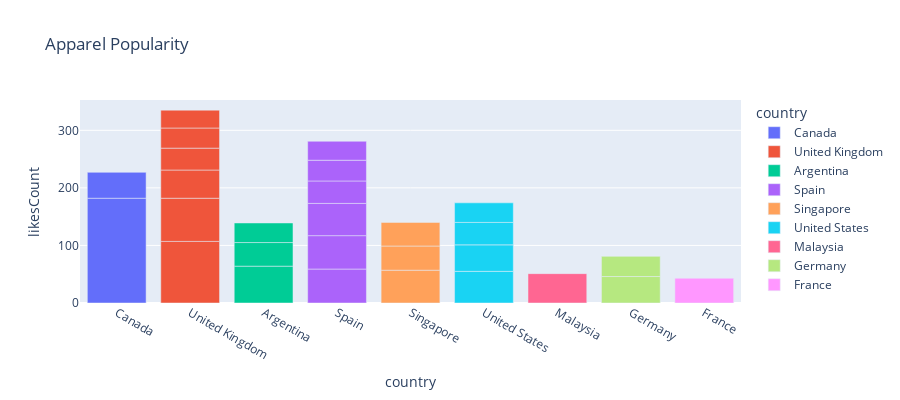

Notebook source saved alongside this figure:
### Markdown cell above
## Brand Popularity based on Countries

### Code cell
brandlikes = apparel.groupby(['reviewBrand', 'country'], as_index = False)['likesCount'].sum()
brandlikes = brandlikes.sort_values(by = ['likesCount'], ascending = False)
brandlikes = brandlikes[brandlikes.likesCount > 30]
#top10apparelbrand = brandlikes[:10]
fig = px.bar(brandlikes, x='country', y='likesCount',
             hover_data=['reviewBrand', 'likesCount'], color='country',
             labels={'Likes'}, height=400, title = "Apparel Popularity")
fig.show()

### Figure 1 — Plotly figure (JSON) as saved in the notebook; plotly's stock layout.template omitted (floating-point values rounded to 4 significant figures)
{"data": [{"alignmentgroup": "True", "customdata": [[3976], [9639]], "hovertemplate": "country=%{x}<br>likesCount=%{y}<br>reviewBrand=%{customdata[0]}<extra></extra>", "legendgroup": "Canada", "marker": {"color": "#636efa"}, "name": "Canada", "offsetgroup": "Canada", "orientation": "v", "showlegend": true, "textposition": "auto", "type": "bar", "x": ["Canada", "Canada"], "xaxis": "x", "y": [182, 45], "yaxis": "y"}, {"alignmentgroup": "True", "customdata": [[2633], [337], [1275], [4085], [10006], [8794]], "hovertemplate": "country=%{x}<br>likesCount=%{y}<br>reviewBrand=%{customdata[0]}<extra></extra>", "legendgroup": "United Kingdom", "marker": {"color": "#EF553B"}, "name": "United Kingdom", "offsetgroup": "United Kingdom", "orientation": "v", "showlegend": true, "textposition": "auto", "type": "bar", "x": ["United Kingdom", "United Kingdom", "United Kingdom", "United Kingdom", "United Kingdom", "United Kingdom"], "xaxis": "x", "y": [107, 75, 49, 38, 35, 31], "yaxis": "y"}, {"alignmentgroup": "True", "customdata": [[4311], [5825], [1270]], "hovertemplate": "country=%{x}<br>likesCount=%{y}<br>reviewBrand=%{customdata[0]}<extra></extra>", "legendgroup": "Argentina", "marker": {"color": "#00cc96"}, "name": "Argentina", "offsetgroup": "Argentina", "orientation": "v", "showlegend": true, "textposition": "auto", "type": "bar", "x": ["Argentina", "Argentina", "Argentina"], "xaxis": "x", "y": [64, 41, 34], "yaxis": "y"}, {"alignmentgroup": "True", "customdata": [[14858], [3345], [6907], [6095], [5844], [2913]], "hovertemplate": "country=%{x}<br>likesCount=%{y}<br>reviewBrand=%{customdata[0]}<extra></extra>", "legendgroup": "Spain", "marker": {"color": "#ab63fa"}, "name": "Spain", "offsetgroup": "Spain", "orientation": "v", "showlegend": true, "textposition": "auto", "type": "bar", "x": ["Spain", "Spain", "Spain", "Spain", "Spain", "Spain"], "xaxis": "x", "y": [59, 58, 56, 39, 36, 33], "yaxis": "y"}, {"alignmentgroup": "True", "customdata": [[13345], [2633], [7217]], "hovertemplate": "country=%{x}<br>likesCount=%{y}<br>reviewBrand=%{customdata[0]}<extra></extra>", "legendgroup": "Singapore", "marker": {"color": "#FFA15A"}, "name": "Singapore", "offsetgroup": "Singapore", "orientation": "v", "showlegend": true, "textposition": "auto", "type": "bar", "x": ["Singapore", "Singapore", "Singapore"], "xaxis": "x", "y": [57, 42, 41], "yaxis": "y"}, {"alignmentgroup": "True", "customdata": [[3976], [9160], [13566], [1745]], "hovertemplate": "country=%{x}<br>likesCount=%{y}<br>reviewBrand=%{customdata[0]}<extra></extra>", "legendgroup": "United States", "marker": {"color": "#19d3f3"}, "name": "United States", "offsetgroup": "United States", "orientation": "v", "showlegend": true, "textposition": "auto", "type": "bar", "x": ["United States", "United States", "United States", "United States"], "xaxis": "x", "y": [55, 46, 39, 34], "yaxis": "y"}, {"alignmentgroup": "True", "customdata": [[774]], "hovertemplate": "country=%{x}<br>likesCount=%{y}<br>reviewBrand=%{customdata[0]}<extra></extra>", "legendgroup": "Malaysia", "marker": {"color": "#FF6692"}, "name": "Malaysia", "offsetgroup": "Malaysia", "orientation": "v", "showlegend": true, "textposition": "auto", "type": "bar", "x": ["Malaysia"], "xaxis": "x", "y": [51], "yaxis": "y"}, {"alignmentgroup": "True", "customdata": [[12086], [15923]], "hovertemplate": "country=%{x}<br>likesCount=%{y}<br>reviewBrand=%{customdata[0]}<extra></extra>", "legendgroup": "Germany", "marker": {"color": "#B6E880"}, "name": "Germany", "offsetgroup": "Germany", "orientation": "v", "showlegend": true, "textposition": "auto", "type": "bar", "x": ["Germany", "Germany"], "xaxis": "x", "y": [46, 35], "yaxis": "y"}, {"alignmentgroup": "True", "customdata": [[10859]], "hovertemplate": "country=%{x}<br>likesCount=%{y}<br>reviewBrand=%{customdata[0]}<extra></extra>", "legendgroup": "France", "marker": {"color": "#FF97FF"}, "name": "France", "offsetgroup": "France", "orientation": "v", "showlegend": true, "textposition": "auto", "type": "bar", "x": ["France"], "xaxis": "x", "y": [43], "yaxis": "y"}], "layout": {"barmode": "relative", "height": 400, "legend": {"title": {"text": "country"}, "tracegroupgap": 0}, "title": {"text": "Apparel Popularity"}, "xaxis": {"anchor": "y", "categoryarray": ["Canada", "United Kingdom", "Argentina", "Spain", "Singapore", "United States", "Malaysia", "Germany", "France"], "categoryorder": "array", "domain": [0, 1], "title": {"text": "country"}}, "yaxis": {"anchor": "x", "domain": [0, 1], "title": {"text": "likesCount"}}}}
